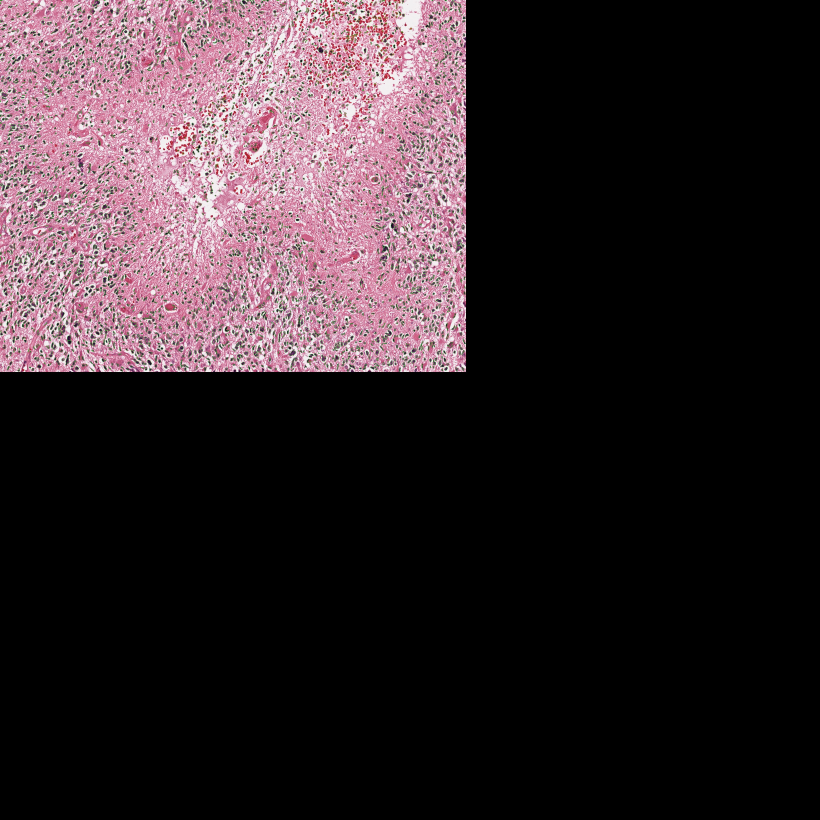
#> input picture path-image-100.000000.000000.jpg, 4096 x 4096 px (shown at 1/5 size)
$ python scikit-image.py   (Python 2 division)   (older library calls are emulated)
#> lines starting #> are read from the running program, lines starting #| are printed output that depends on the picture
import matplotlib.pyplot as plt
import numpy as np
import itertools

from skimage.io import *
from skimage.draw import polygon
from skimage.feature import greycomatrix, greycoprops
from skimage.color import rgb2gray
from skimage.measure import label, regionprops

def pairwise(iterable):
    "s -> (s0,s1), (s2,s3), (s4, s5), ..."
    a = iter(iterable)
    return itertools.izip(a, a)

# Load path-image from .jpg
imgPath = 'path-image-100.000000.000000.jpg'
#NamedWindow("opencv")
#img = cv2.imread(imgPath)
img = imread(imgPath) #set as_grey=True for grayscale
#> img is the input picture: shape (4096, 4096, 3); mean R, G, B 51.7, 39.7, 44

# Crop to remove black
img = img[:1870, :2340]
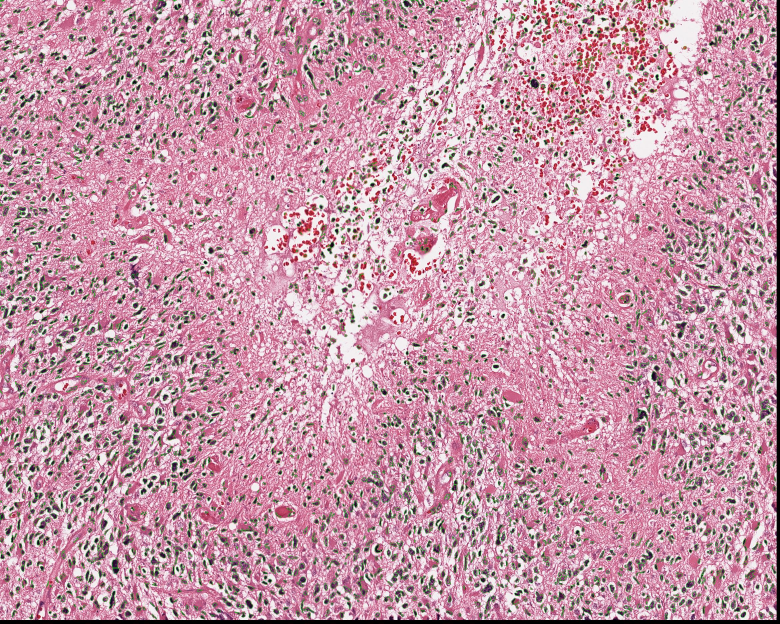
#> img: shape (1870, 2340, 3) (shown at 1/3 size); mean R, G, B 198.4, 152.1, 168.6
lx, ly, rgbval = img.shape
#> lx = 1870; ly = 2340; rgbval = 3

# Load polygons co-ordinates from .txt
txtPath = 'path-image-100.seg.000000.000000.txt'
txt = open(txtPath, 'r')
#> (reads path-image-100.seg.000000.000000.txt from the repository)

# Write features in csv
ftPath = 'features.csv'
ft = open(ftPath, 'w')

# Convert polygons to numpy array
count = 0
numPoly = []

for poly in txt:
    polyX = []
    polyY = []
    polygn = []

    polyList = poly.split(',')
    polyImg = np.zeros((lx, ly), dtype=np.uint8)
    while '' in polyList:
        polyList.remove('')
    if '\n' in polyList:
        polyList.remove('\n')
    for i, num in enumerate(polyList):
        polyList[i] = int(polyList[i])

    for x, y in pairwise(polyList):
        polyX.append(x)
        polyY.append(y)
        polygn.append([x, y])

    #print type(polygn), polygn
    # Extract x and y coordinates
    x = np.array(polyX)
    y = np.array(polyY)
    rr, cc = polygon(y, x)
    polyImg[rr, cc] = False
    mask = np.array(polyImg)
    img[mask] = 0
    print mask
    plt.imshow(img, interpolation='nearest', vmin=0, vmax=255)

    '''
    pts = np.array(polygn, np.int32)
    pts = pts.reshape((-1,1,2))
    numPoly.append(pts)
    '''

    # feature 1: Area calculation
    a = x[:-1] * y[1:]
    b = y[:-1] * x[1:]
    A = np.sum(a - b) / 2.

    ft.write(str(A) + ' ' + str(A/2) + ' ' + str(2*A) + ' ' + str(3*A) +'\n')
    # [11 lines of commented-out code are left out]
    count = count + 1
    if count > 3:
        break
#> polyImg: shape (1870, 2340); every value is 0
#> after the loop, count = 4


# create the figure
plt.figure(figsize=(8, 8))
plt.imshow(img, interpolation='nearest', vmin=0, vmax=255)
plt.show()
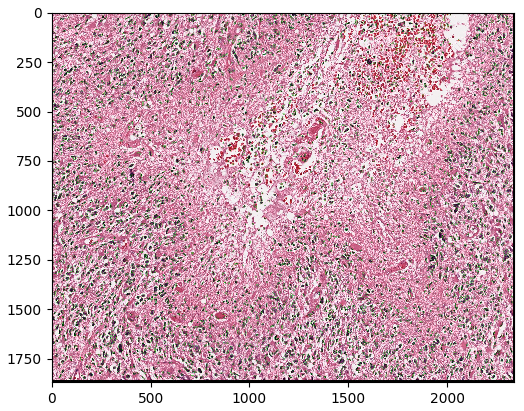
#> figure drawn by matplotlib, 1 panel
